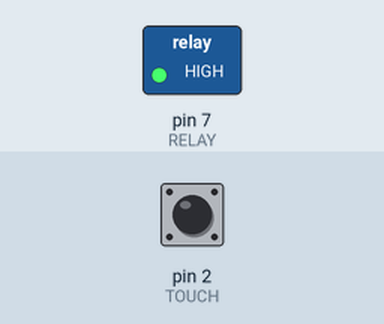
This sketch was run on a simulated Arduino Nano, built with avr-gcc and run on an emulated ATmega328P. Shown: switched loads named in the sketch (green lamp = pin HIGH). The inputs (shaded band) are chosen by the test bench; at power-on: pin 2 (TOUCH) LOW.

Above: at 1.2 s.
1.3 s: pin 2 (TOUCH) pulled HIGH for 0.15 s
At 1.8 s:
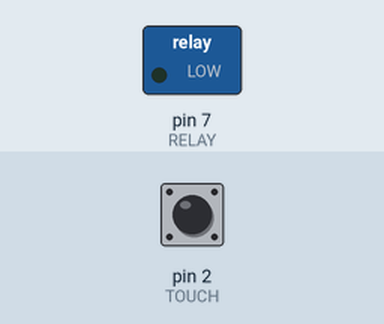
2.9 s: pin 2 (TOUCH) pulled HIGH for 1 s
At 4.2 s:
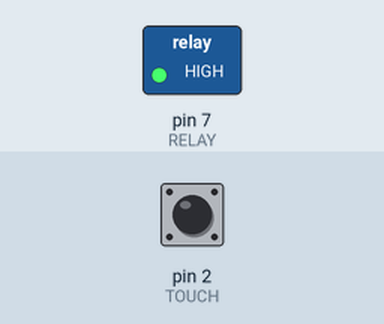
5.4 s: pin 2 (TOUCH) pulled HIGH for 3.2 s
At 6.1 s:
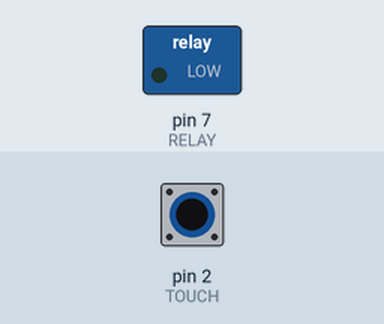
Timing chart, 0 to 8.4 s (numbered marks = the images above; inputs shaded):
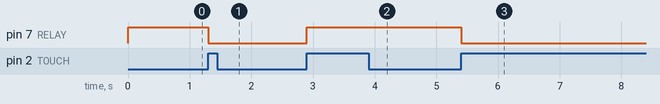

The sketch:

hidden_touch_relay.ino
```cpp
// Arduino sketch that reads the TTP223B touch sensor and toggles a 5V relay (active LOW) on each touch, with a simple debounce.
//
// Full tutorial: https://shillehtek.com/blogs/news/arduino-nano-ttp223b-hidden-touch-relay-switch
// Parts used: https://shillehtek.com/products/digital-sensor-ttp223b-module-capacitive-touch-switch
//             https://shillehtek.com/products/arduino-nano-v3-presoldered-ch340g-atmega328p
//             https://shillehtek.com/products/1-channel-5v-relay-module
// More examples: https://github.com/shillehbean/shillehtek-examples
//

const int TOUCH = 2;
const int RELAY = 7;
bool state = false;
bool last = LOW;

void setup() {
  pinMode(TOUCH, INPUT);
  pinMode(RELAY, OUTPUT);
  digitalWrite(RELAY, HIGH);   // active LOW: HIGH = off
}

void loop() {
  bool now = digitalRead(TOUCH);
  if (now == HIGH && last == LOW) {   // rising edge = new touch
    state = !state;
    digitalWrite(RELAY, state ? LOW : HIGH);
    delay(200);   // simple debounce
  }
  last = now;
}
```

Measured:
- after the input at 1.3 s, pin 7 (RELAY): HIGH → LOW at once
- after the input at 2.9 s, pin 7 (RELAY): LOW → HIGH at once
- after the input at 5.4 s, pin 7 (RELAY): HIGH → LOW at once
